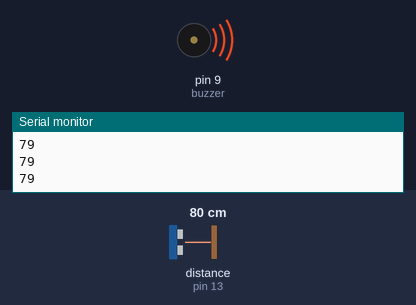
This sketch was run on a simulated Arduino Uno, built with avr-gcc and run on an emulated ATmega328P. Shown: buzzer (waves = sounding), the last lines printed to the serial monitor. Wiring (inferred from the names in the program): ultrasonic range finder: trigger pin 12; echo pin 13. Inputs (shaded band) come from the test bench; at power-on: distance to the obstacle (sensor on pin 13) 80 cm. The echo pulse lasts 58.3 µs per cm.

Above: at 1.2 s.
1.3 s: distance to the obstacle (sensor on pin 13) set to 2 cm
At 1.52 s:
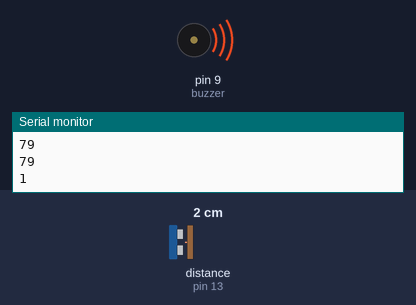
4.3 s: distance to the obstacle (sensor on pin 13) set to 120 cm
At 4.49 s:
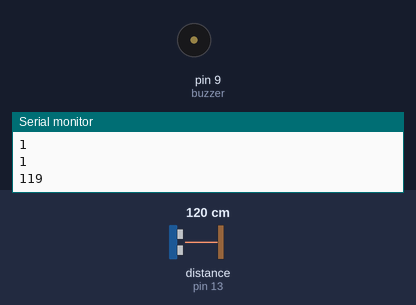
Timing chart, 0 to 13.3 s (numbered marks = the images above; inputs shaded):
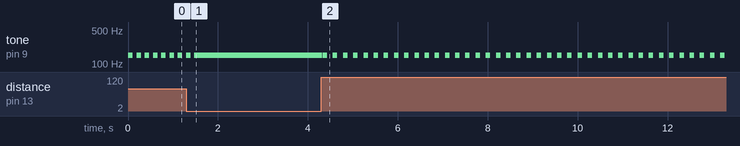

The sketch:

sketch_buzzer.ino
```cpp
const int buzzer = 9; //buzzer to arduino pin 9
const int TRIG_PIN = 12;
const int ECHO_PIN = 13;

void setup() {

  Serial.begin(9600);

  pinMode(buzzer, OUTPUT); // Set buzzer - pin 9 as an output
  pinMode(TRIG_PIN, OUTPUT);
  pinMode(ECHO_PIN, INPUT);

}

void loop() {

  long duration, distanceCm, distanceIn;

  digitalWrite(TRIG_PIN, LOW);
  delayMicroseconds(2);
  digitalWrite(TRIG_PIN, HIGH);
  delayMicroseconds(10);
  digitalWrite(TRIG_PIN, LOW);
  duration = pulseIn(ECHO_PIN, HIGH);

  // convert the time into a distance
  distanceCm = duration / 29.1 / 2 ;

  Serial.println(distanceCm);

  if (distanceCm > 2000 ) {
    digitalWrite(TRIG_PIN, LOW);
    delayMicroseconds(2);
    digitalWrite(TRIG_PIN, HIGH);
    delayMicroseconds(30);
    digitalWrite(TRIG_PIN, LOW);
    duration = pulseIn(ECHO_PIN, HIGH);

    // convert the time into a distance
    distanceCm = duration / 29.1 / 2 ;
  } else if (distanceCm > 1000 ) {
    digitalWrite(TRIG_PIN, LOW);
    delayMicroseconds(2);
    digitalWrite(TRIG_PIN, HIGH);
    delayMicroseconds(20);
    digitalWrite(TRIG_PIN, LOW);
    duration = pulseIn(ECHO_PIN, HIGH);

    // convert the time into a distance
    distanceCm = duration / 29.1 / 2 ;
  }

  if (distanceCm > 2000) {
    tone(buzzer, 150); // Send 1KHz sound signal...
    delay(100);        // ...for 1 sec
    noTone(buzzer);     // Stop sound...
    delay(1000);
  } else if (distanceCm < 1000) {


    tone(buzzer, 150); // Send 1KHz sound signal...
    delay(100);        // ...for 1 sec
    noTone(buzzer);     // Stop sound...
    delay(distanceCm);        // ...for 1sec
  }
}
```

Measured:
- after the input at 1.3 s, tone on pin 9 (buzzer): goes on until 1.5 s, then stays 150 Hz
- after the input at 4.3 s, tone on pin 9 (buzzer): 150 Hz → silent at once, then repeats every 0.23 s: 150 Hz 0.10 s, silent 0.13 s
- by itself, tone on pin 9 (buzzer): alternates 150 Hz for 0.10 s and silent for 0.08 s
